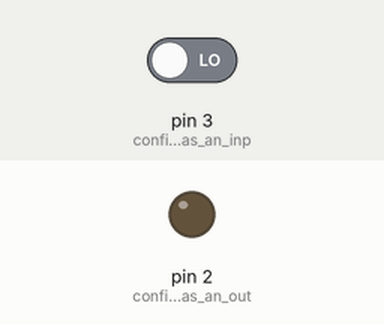
Bench run of a sketch on a simulated Arduino Uno, built with avr-gcc and run on an emulated ATmega328P. Parts: output pins drawn as LEDs (lit = HIGH). The test bench sets the inputs (shaded band); at power-on: pin 3 (configure_pin_3_as_an_inp) LOW.

Above: at 1.2 s.
1.3 s: pin 3 (configure_pin_3_as_an_inp) driven HIGH
At 2.0 s:
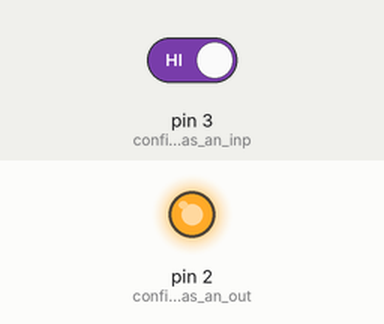
2.8 s: pin 3 (configure_pin_3_as_an_inp) driven LOW
At 3.1 s:
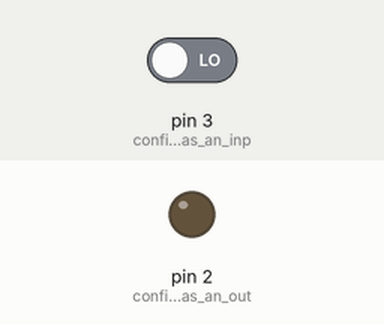
Timing chart, 0 to 5.8 s (numbered marks = the images above; inputs shaded):
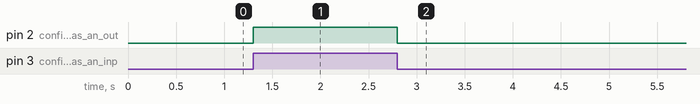

Measured:
- after the input at 1.3 s, pin 2 (configure_pin_2_as_an_out): LOW → HIGH at once
- after the input at 2.8 s, pin 2 (configure_pin_2_as_an_out): HIGH → LOW at once

The sketch:

oneSwitch.ino
```cpp
void setup() {
  // put your setup code here, to run once:
  pinMode(2, OUTPUT); // configure pin 2 as an output
  pinMode(3, INPUT); // configure pin 3 as an input
}

void loop() {
  // put your main code here, to run repeatedly:

  if (digitalRead(3) == HIGH ) { // if 5V on pin 3, do something
    digitalWrite(2, HIGH); // write 5V to pin 2
  } else { // if not 5V
    digitalWrite(2, LOW); // write 0V to pin 2
  }


}
```
